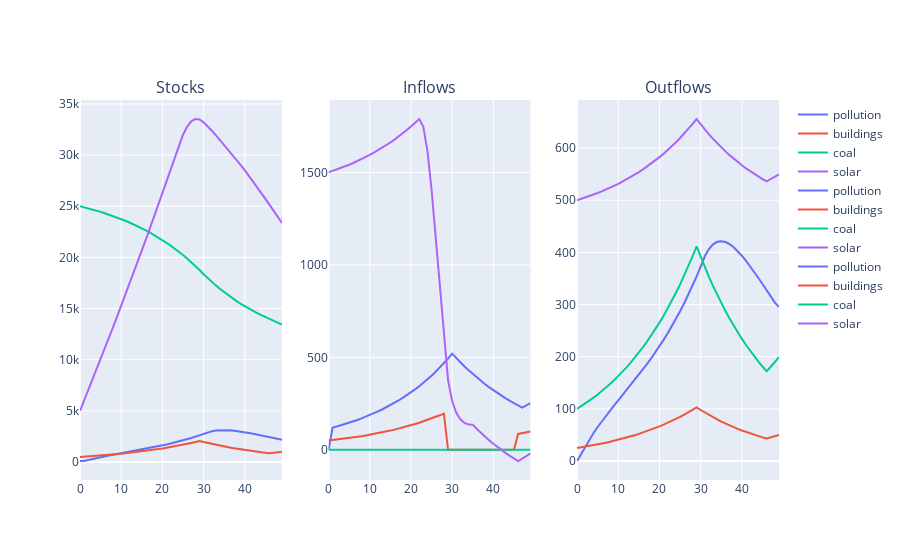

Notebook code cell kept with this figure:
### Code cell
a.run_sim(time_steps=50)
a.plot_sim()
